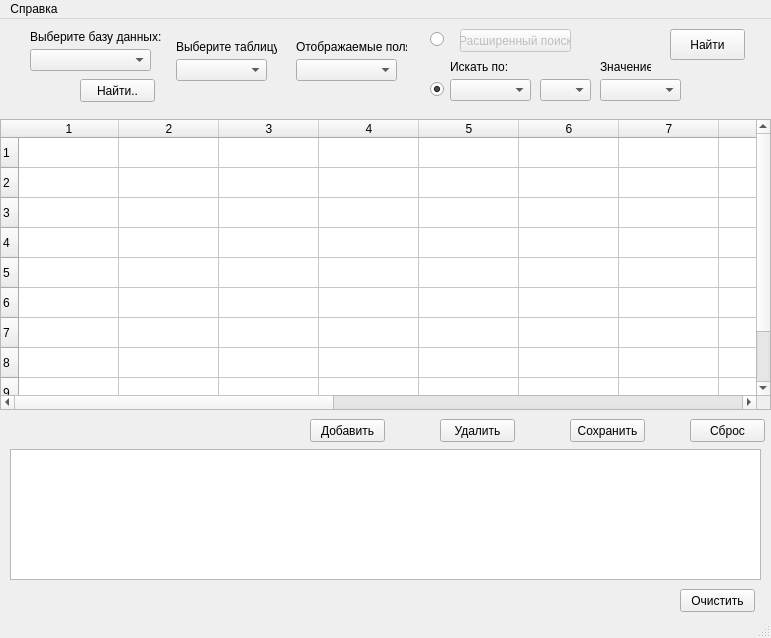
<?xml version="1.0" encoding="UTF-8"?>
<ui version="4.0">
 <class>MainWindow</class>
 <widget class="QMainWindow" name="MainWindow">
  <property name="enabled">
   <bool>true</bool>
  </property>
  <property name="geometry">
   <rect>
    <x>0</x>
    <y>0</y>
    <width>771</width>
    <height>638</height>
   </rect>
  </property>
  <property name="acceptDrops">
   <bool>false</bool>
  </property>
  <property name="windowTitle">
   <string>Моя база данных</string>
  </property>
  <widget class="QWidget" name="centralwidget">
   <widget class="QLabel" name="label">
    <property name="geometry">
     <rect>
      <x>30</x>
      <y>10</y>
      <width>131</width>
      <height>16</height>
     </rect>
    </property>
    <property name="text">
     <string>Выберите базу данных:</string>
    </property>
   </widget>
   <widget class="QPushButton" name="pushButton">
    <property name="geometry">
     <rect>
      <x>80</x>
      <y>60</y>
      <width>75</width>
      <height>23</height>
     </rect>
    </property>
    <property name="text">
     <string>Найти..</string>
    </property>
   </widget>
   <widget class="QTableWidget" name="tableWidget">
    <property name="geometry">
     <rect>
      <x>0</x>
      <y>100</y>
      <width>771</width>
      <height>291</height>
     </rect>
    </property>
    <property name="rowCount">
     <number>10</number>
    </property>
    <property name="columnCount">
     <number>16</number>
    </property>
    <row/>
    <row/>
    <row/>
    <row/>
    <row/>
    <row/>
    <row/>
    <row/>
    <row/>
    <row/>
    <column/>
    <column/>
    <column/>
    <column/>
    <column/>
    <column/>
    <column/>
    <column/>
    <column/>
    <column/>
    <column/>
    <column/>
    <column/>
    <column/>
    <column/>
    <column/>
    <item row="0" column="0">
     <property name="text">
      <string/>
     </property>
    </item>
   </widget>
   <widget class="QLabel" name="label_2">
    <property name="geometry">
     <rect>
      <x>176</x>
      <y>20</y>
      <width>101</width>
      <height>16</height>
     </rect>
    </property>
    <property name="text">
     <string>Выберите таблицу:</string>
    </property>
   </widget>
   <widget class="QLabel" name="label_3">
    <property name="geometry">
     <rect>
      <x>296</x>
      <y>20</y>
      <width>111</width>
      <height>16</height>
     </rect>
    </property>
    <property name="text">
     <string>Отображаемые поля:</string>
    </property>
   </widget>
   <widget class="QComboBox" name="comboBox">
    <property name="geometry">
     <rect>
      <x>30</x>
      <y>30</y>
      <width>121</width>
      <height>22</height>
     </rect>
    </property>
    <property name="editable">
     <bool>false</bool>
    </property>
   </widget>
   <widget class="QComboBox" name="comboBox_2">
    <property name="geometry">
     <rect>
      <x>176</x>
      <y>40</y>
      <width>91</width>
      <height>22</height>
     </rect>
    </property>
    <property name="editable">
     <bool>false</bool>
    </property>
    <property name="currentText">
     <string/>
    </property>
   </widget>
   <widget class="QComboBox" name="comboBox_3">
    <property name="enabled">
     <bool>true</bool>
    </property>
    <property name="geometry">
     <rect>
      <x>296</x>
      <y>40</y>
      <width>101</width>
      <height>22</height>
     </rect>
    </property>
    <property name="editable">
     <bool>false</bool>
    </property>
    <property name="currentText">
     <string/>
    </property>
   </widget>
   <widget class="QPushButton" name="pushButton_2">
    <property name="geometry">
     <rect>
      <x>690</x>
      <y>400</y>
      <width>75</width>
      <height>23</height>
     </rect>
    </property>
    <property name="text">
     <string>Сброс</string>
    </property>
   </widget>
   <widget class="QLabel" name="label_4">
    <property name="geometry">
     <rect>
      <x>450</x>
      <y>40</y>
      <width>61</width>
      <height>16</height>
     </rect>
    </property>
    <property name="text">
     <string>Искать по:</string>
    </property>
   </widget>
   <widget class="QComboBox" name="comboBox_4">
    <property name="geometry">
     <rect>
      <x>450</x>
      <y>60</y>
      <width>81</width>
      <height>22</height>
     </rect>
    </property>
   </widget>
   <widget class="QComboBox" name="comboBox_6">
    <property name="geometry">
     <rect>
      <x>600</x>
      <y>60</y>
      <width>81</width>
      <height>22</height>
     </rect>
    </property>
   </widget>
   <widget class="QPushButton" name="pushButton_3">
    <property name="geometry">
     <rect>
      <x>670</x>
      <y>10</y>
      <width>75</width>
      <height>31</height>
     </rect>
    </property>
    <property name="text">
     <string>Найти</string>
    </property>
   </widget>
   <widget class="QPushButton" name="pushButton_4">
    <property name="geometry">
     <rect>
      <x>570</x>
      <y>400</y>
      <width>75</width>
      <height>23</height>
     </rect>
    </property>
    <property name="text">
     <string>Сохранить</string>
    </property>
   </widget>
   <widget class="QLabel" name="label_6">
    <property name="geometry">
     <rect>
      <x>600</x>
      <y>40</y>
      <width>51</width>
      <height>16</height>
     </rect>
    </property>
    <property name="text">
     <string>Значение:</string>
    </property>
   </widget>
   <widget class="QPushButton" name="pushButton_5">
    <property name="enabled">
     <bool>false</bool>
    </property>
    <property name="geometry">
     <rect>
      <x>460</x>
      <y>10</y>
      <width>111</width>
      <height>23</height>
     </rect>
    </property>
    <property name="text">
     <string>Расширенный поиск</string>
    </property>
    <property name="autoDefault">
     <bool>false</bool>
    </property>
    <property name="default">
     <bool>false</bool>
    </property>
   </widget>
   <widget class="QRadioButton" name="radioButton">
    <property name="geometry">
     <rect>
      <x>430</x>
      <y>10</y>
      <width>21</width>
      <height>21</height>
     </rect>
    </property>
    <property name="text">
     <string/>
    </property>
   </widget>
   <widget class="QRadioButton" name="radioButton_2">
    <property name="geometry">
     <rect>
      <x>430</x>
      <y>60</y>
      <width>16</width>
      <height>21</height>
     </rect>
    </property>
    <property name="text">
     <string/>
    </property>
    <property name="checked">
     <bool>true</bool>
    </property>
   </widget>
   <widget class="QPushButton" name="pushButton_6">
    <property name="geometry">
     <rect>
      <x>440</x>
      <y>400</y>
      <width>75</width>
      <height>23</height>
     </rect>
    </property>
    <property name="text">
     <string>Удалить</string>
    </property>
   </widget>
   <widget class="QPushButton" name="pushButton_7">
    <property name="geometry">
     <rect>
      <x>310</x>
      <y>400</y>
      <width>75</width>
      <height>23</height>
     </rect>
    </property>
    <property name="text">
     <string>Добавить</string>
    </property>
   </widget>
   <widget class="QTextEdit" name="textEdit">
    <property name="geometry">
     <rect>
      <x>10</x>
      <y>430</y>
      <width>751</width>
      <height>131</height>
     </rect>
    </property>
   </widget>
   <widget class="QPushButton" name="pushButton_8">
    <property name="geometry">
     <rect>
      <x>680</x>
      <y>570</y>
      <width>75</width>
      <height>23</height>
     </rect>
    </property>
    <property name="text">
     <string>Очистить</string>
    </property>
   </widget>
   <widget class="QComboBox" name="comboBox_5">
    <property name="geometry">
     <rect>
      <x>540</x>
      <y>60</y>
      <width>51</width>
      <height>22</height>
     </rect>
    </property>
   </widget>
  </widget>
  <widget class="QMenuBar" name="menubar">
   <property name="geometry">
    <rect>
     <x>0</x>
     <y>0</y>
     <width>771</width>
     <height>21</height>
    </rect>
   </property>
   <widget class="QMenu" name="menu">
    <property name="title">
     <string>Справка</string>
    </property>
    <addaction name="action"/>
   </widget>
   <addaction name="menu"/>
  </widget>
  <widget class="QStatusBar" name="statusbar"/>
  <action name="action">
   <property name="text">
    <string>О программе</string>
   </property>
  </action>
 </widget>
 <resources/>
 <connections/>
</ui>
